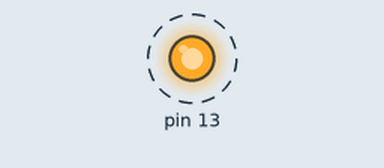
Bench run of a sketch on a simulated Arduino Uno, built with avr-gcc and run on an emulated ATmega328P. Shown: output pins drawn as LEDs (lit = HIGH). Dashed ring = blinking.

Above: at 0.5 s.
Timing chart, 0 to 4.6 s (numbered marks = the images above):
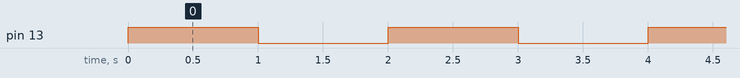

The sketch:

Lesson_2_2.ino
```cpp
// (licence header left out)
// initialize our global variables
int delayMs = 1000; // delay time in milliseconds

void setup() {
	// initialize digital pin 13 as an output
	pinMode(13, OUTPUT);
}

void loop() {
	digitalWrite(13, HIGH); // turn the LED on
	delay(delayMs);
	digitalWrite(13, LOW);  // turn the LED off
	delay(delayMs);
}

/*********************************************************************************************************************
Permission is hereby granted, free of charge, to any person obtaining a copy of this software and associated documentation files (the "Software"), to deal in the Software without restriction, including without limitation the rights to use, copy, modify, merge, publish, distribute, sublicense, and/or sell copies of the Software, and to permit persons to whom the Software is furnished to do so, subject to the following conditions:

The above copyright notice and this permission notice shall be included in all copies or substantial portions of the Software.
THE SOFTWARE IS PROVIDED "AS IS", WITHOUT WARRANTY OF ANY KIND, EXPRESS OR IMPLIED, INCLUDING BUT NOT LIMITED TO THE WARRANTIES OF MERCHANTABILITY, FITNESS FOR A PARTICULAR PURPOSE AND NONINFRINGEMENT. IN NO EVENT SHALL THE AUTHORS OR COPYRIGHT HOLDERS BE LIABLE FOR ANY CLAIM, DAMAGES OR OTHER LIABILITY, WHETHER IN AN ACTION OF CONTRACT, TORT OR OTHERWISE, ARISING FROM, OUT OF OR IN CONNECTION WITH THE SOFTWARE OR THE USE OR OTHER DEALINGS IN THE SOFTWARE.
'*******************************************************************************************************************/
```

Measured:
- by itself, pin 13: alternates HIGH for 1.0 s and LOW for 1.0 s
